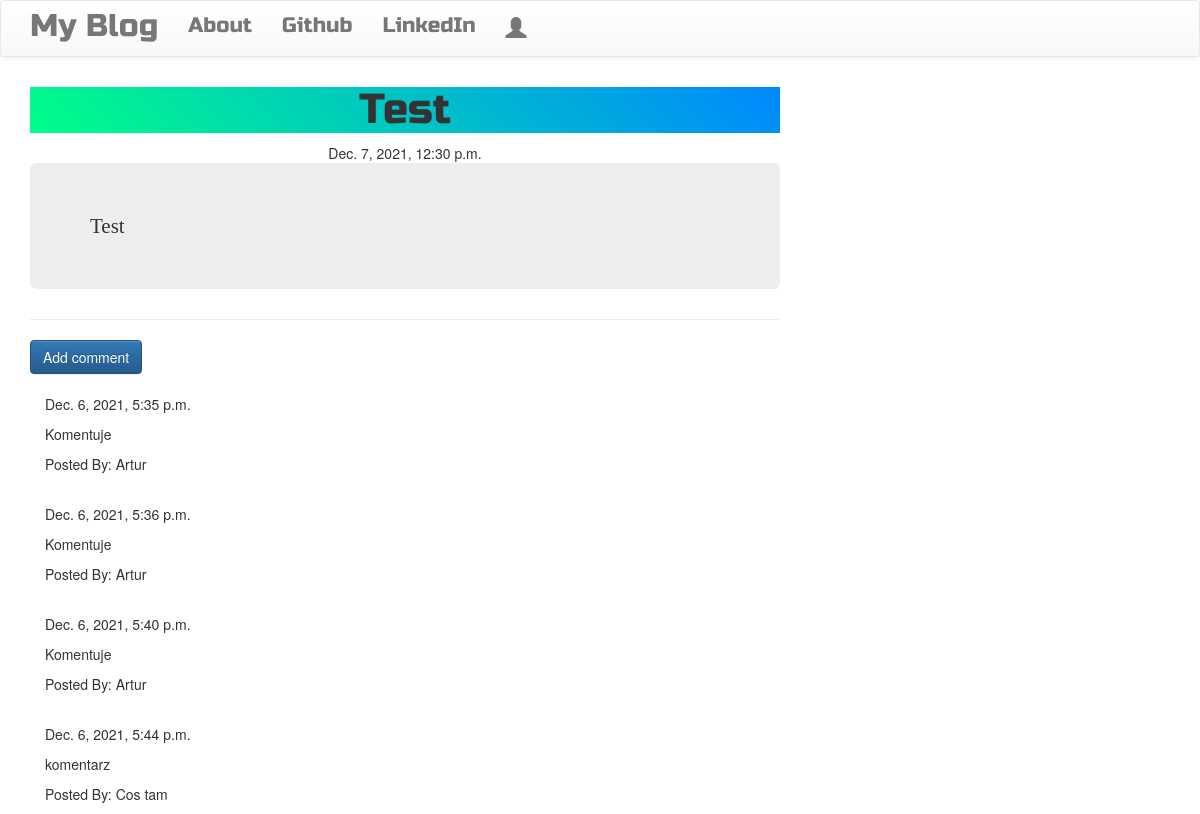
Screenshot of /post/3/ with the database file from the repository.
### blog/models.py (models this page shows, shortened)
class Post(models.Model):
    author = models.ForeignKey('auth.User', on_delete=models.CASCADE)
    title = models.CharField(max_length=200)
    text = models.TextField()
    create_date = models.DateTimeField(default=timezone.now)
    published_date = models.DateTimeField(blank=True, null=True)

class Comment(models.Model):
    post = models.ForeignKey('blog.Post', related_name='comments', on_delete=models.CASCADE)
    author = models.CharField(max_length=200)
    text = models.TextField()
    create_date = models.DateTimeField(default=timezone.now)
    approved_comment = models.BooleanField(default=False)

### blog/views.py (the view)
# urls.py: path('post/<int:pk>/',views.PostDetailView.as_view(),name='post_detail'),
class PostDetailView(DetailView):
    model = Post

### blog/templates/blog/post_detail.html (shortened to what this page needs)
{% extends "blog/base.html" %}
{% block content %}
  <h1 class="posttitle loader">{{post.title}}</h1>
  {% if post.published_date %}
    <div class="date postdate">
      {{post.published_date}}
    </div>
  {% else %}
    <a class = 'btn btn-default' href="{% url 'post_publish' pk=post.pk%}">Publish</a>
  {% endif %}
    <p class= 'postcontent jumbotron'> {{post.text|safe|linebreaksbr}}</p>
    <hr>
    <a class = 'btn btn-primary btn-comment' href="{% url 'add_comment_to_post' pk=post.pk %}">Add comment</a>
    <div class="container">
        {% for comment in post.comments.all %}
        <br>
          {%if user.is_authenticated or comment.approved_comment%}
          {{comment.create_date}}
        <p>{{comment.text|safe|linebreaks}}</p>
        <p>Posted By: {{comment.author}}</p>
        {% endif %}
        {% empty%}
          <p>No comments.</p>
        {%endfor%}
    </div>
{% endblock %}

### blog/templates/blog/base.html (shortened to what this page needs)
<!DOCTYPE html>
{% load static %}
<html lang="en" dir="ltr">
  <head>
    <link rel="stylesheet" href="https://maxcdn.bootstrapcdn.com/bootstrap/3.3.7/css/bootstrap.min.css">
    <link rel="stylesheet" href="https://maxcdn.bootstrapcdn.com/bootstrap/3.3.7/css/bootstrap-theme.min.css">
    <link rel="stylesheet" href="//cdn.jsdelivr.net/npm/medium-editor@latest/dist/css/medium-editor.min.css" type="text/css" media="screen" charset="utf-8">
    <link rel="stylesheet" href="{% static 'css/blog.css'%}">
    <body>
    <nav class = 'navbar navbar-default techfont custom-nabvar'>
      <div class="container">
        <ul class="nav navbar-nav">
          <li><a class = 'navbar-brand bigbrand' href="{% url 'post_list' %}">My Blog</a></li>
          <li><a href="{% url 'about'%}">About</a></li>
          <li><a href="https://github.com/arturszaro">Github</a></li>
          <li><a href="https://www.linkedin.com/in/artur-szaro-263a441b9/">LinkedIn</a></li>
        </ul>
        <ul class='nav navbar-nav nabar-right'>
            {%if user.is_authenticated%}
              <li><a href="{% url 'post_new'%}">New Post</a></li>
              <li><a href="{% url 'post_draft_list'%}">Drafts</a></li>
              <li><a href="{% url 'logout' %}">Logout</a></li>
              <li>Welcome: {{user.username}}</li>
              {% else %}
              <li><a class='nav navbar-right' href="{% url 'login'%}"><span class= 'glyphicon glyphicon-user'></span></a></li>
            {%endif%}
        </ul>
      </div>
    </nav>
    <div class="content container">
      <div class="row">
        <div class="col-md-8">
            {% block content %}
            {% endblock %}
          </div>
        </div>
      </div>
  </body>
</html>

### blog/static/css/blog.css (style rules this page uses)
.techfont { font-family: 'Russo One', sans-serif; font-size: 1.5em; margin-bottom: 10px; }
.bigbrand { font-size: 1.5em; }
.postdate { text-align: center; }
.posttitle { font-family: 'Russo One', sans-serif; font-size: 3em; text-align: center; }
.postcontent { font-family: 'Montserrat'; font-size: 1.5em; }
.btn-comment { possition:absolute; right:0px; }
.loader { filter:hue-rotate(0deg); background:linear-gradient(45deg,#0f8,#08f); animation:hue 10000ms infinite linear; }

### rows the page displays
Post: title "Test", published_date "Dec. 7, 2021, 12:30 p.m.", text "Test"
Comment: create_date "Dec. 6, 2021, 5:35 p.m.", text "Komentuje", author "Artur"
Comment: create_date "Dec. 6, 2021, 5:36 p.m.", text "Komentuje", author "Artur"
Comment: create_date "Dec. 6, 2021, 5:40 p.m.", text "Komentuje", author "Artur"
Comment: create_date "Dec. 6, 2021, 5:44 p.m.", text "komentarz", author "Cos tam"
